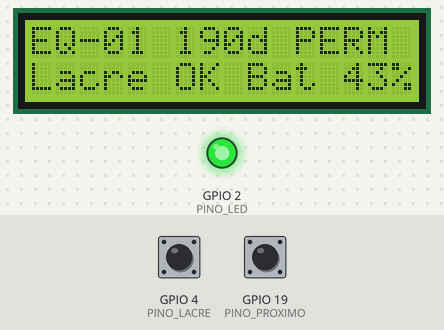
This sketch was run on a simulated ESP32. On the bench: 16×2 character LCD, output pins drawn as LEDs (lit = HIGH). The test bench sets the inputs (shaded band); at power-on: GPIO 4 (PINO_LACRE) HIGH, GPIO 19 (PINO_PROXIMO) HIGH. What the sketch prints to the serial monitor is not drawn.

Above: at 1.2 s.
1.3 s: GPIO 4 (PINO_LACRE) pulled LOW for 0.15 s
At 1.92 s:
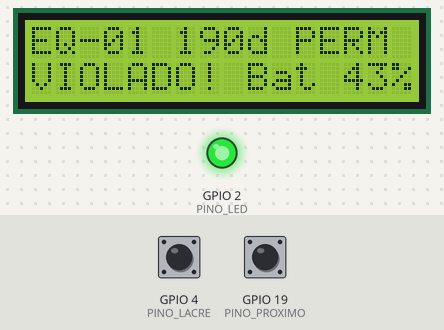
2.0 s: GPIO 19 (PINO_PROXIMO) pulled LOW for 0.15 s
At 3.2 s:
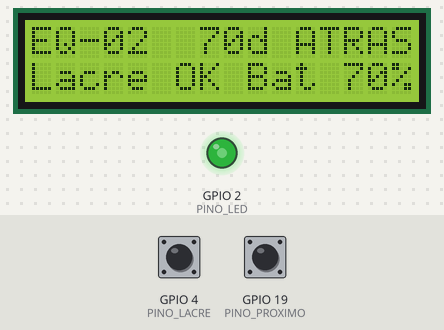
3.6 s: GPIO 4 (PINO_LACRE) pulled LOW for 1 s
At 3.87 s:
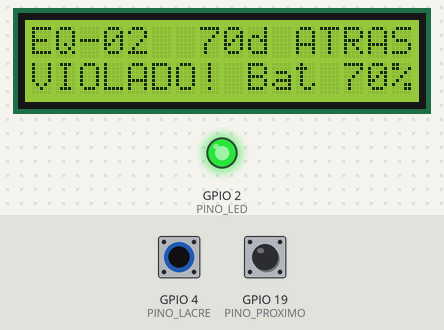
5.2 s: GPIO 19 (PINO_PROXIMO) pulled LOW for 1 s
At 6.6 s:
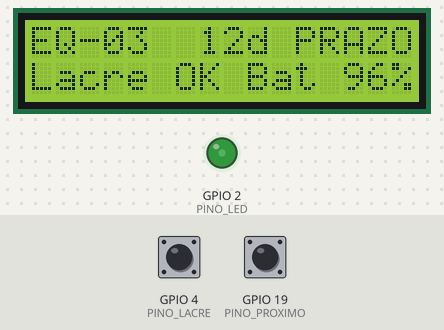
7.7 s: GPIO 4 (PINO_LACRE) pulled LOW for 0.15 s
At 7.87 s:
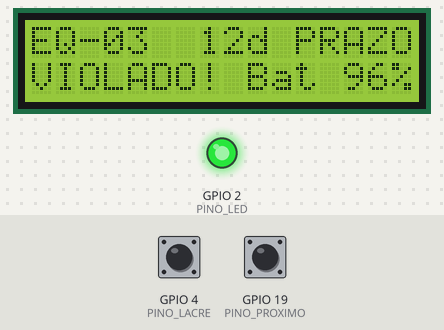
8.4 s: GPIO 19 (PINO_PROXIMO) pulled LOW for 0.15 s
At 9.0 s:
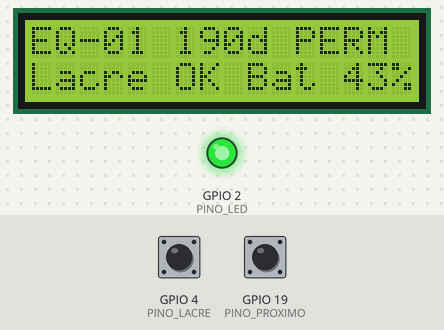
Timing chart, 0 to 11.0 s (numbered marks = the images above; inputs shaded):
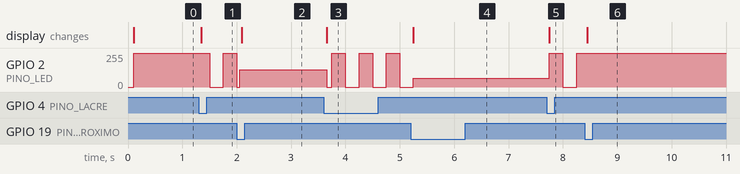

The sketch:

sketch.ino
```cpp
// Aula 07: o rastreador da Cerradinho mostra o ciclo num display I2C e
// indica a situação pelo brilho do LED de status, controlado por PWM.
// Barramento I2C: SDA no GPIO 21 e SCL no GPIO 22, com o LCD 16x2 (módulo
// PCF8574) e o acelerômetro MPU6050 da Aula 05. O setup varre o barramento e
// imprime na serial cada endereço que respondeu: é o scanner I2C da aula.
// PWM pela API do core 3.x do ESP32: ledcAttach(pino, frequência, resolução)
// e ledcWrite(pino, ciclo). As funções ledcSetup e ledcAttachPin do core 2.x
// foram removidas.
#include <Wire.h>
#include <LiquidCrystal_I2C.h>

const uint8_t ENDERECO_LCD = 0x27;      // troque pelo endereço sugerido pela IA
const int PINO_LACRE = 4;               // botão até o GND, com pull-up interno
const int PINO_PROXIMO = 19;            // botão até o GND: mostra o próximo ciclo
const int PINO_LED = 2;                 // LED de status com resistor de 220 ohms
const uint32_t PWM_FREQUENCIA_HZ = 5000;
const uint8_t PWM_RESOLUCAO_BITS = 8;   // base 256: 128 / 256 = 50%
const int LIMIAR_PERMANENCIA_DIAS = 150; // referência inicial do TAPI, configurável;
                                         // alerta só acima do limiar: 150 dias exatos não alertam
const unsigned long JANELA_DEBOUNCE_MS = 20;

// Ciclos abertos de dados/ciclos.csv na data de referência 01/10/2026:
// dias fora, prazo combinado em dias e bateria da última leitura semanal
// (dados/leituras.csv). Todos os valores são fictícios (ADR-006).
struct Ciclo {
  const char* id;
  const char* equipamento;
  int diasFora;
  int prazoDias;
  int bateriaPct;
};

const Ciclo CICLOS[] = {
  { "CI-003", "EQ-01", 190, 60, 43 },   // permanência longa
  { "CI-009", "EQ-02", 70, 30, 70 },    // atraso
  { "CI-015", "EQ-03", 12, 45, 96 },    // no prazo
};
const int TOTAL_CICLOS = sizeof(CICLOS) / sizeof(CICLOS[0]);

LiquidCrystal_I2C lcd(ENDERECO_LCD, 16, 2);

int cicloAtual = 0;
bool lacreViolado = false;
bool telaDesatualizada = true;

struct Botao {
  int pino;
  int leituraAnterior;
  int estadoEstavel;
  unsigned long ultimaMudancaMs;
};
Botao botaoLacre = { PINO_LACRE, HIGH, HIGH, 0 };
Botao botaoProximo = { PINO_PROXIMO, HIGH, HIGH, 0 };

// Debounce da Aula 02: devolve true uma vez por aperto confirmado.
bool apertou(Botao& b) {
  int leitura = digitalRead(b.pino);
  if (leitura != b.leituraAnterior) {
    b.ultimaMudancaMs = millis();
    b.leituraAnterior = leitura;
  }
  if (millis() - b.ultimaMudancaMs >= JANELA_DEBOUNCE_MS && leitura != b.estadoEstavel) {
    b.estadoEstavel = leitura;
    return leitura == LOW;
  }
  return false;
}

int varrerBarramento() {
  int encontrados = 0;
  Serial.println("Varredura I2C de 0x08 a 0x77:");
  for (uint8_t endereco = 0x08; endereco <= 0x77; endereco++) {
    Wire.beginTransmission(endereco);
    if (Wire.endTransmission() == 0) {   // 0 = o dispositivo respondeu com ACK
      Serial.printf("  dispositivo em 0x%02X\n", endereco);
      encontrados++;
    }
  }
  Serial.printf("%d dispositivo(s) encontrado(s)\n", encontrados);
  return encontrados;
}

const char* situacao(const Ciclo& c) {
  if (c.diasFora > LIMIAR_PERMANENCIA_DIAS) return "PERM";
  if (c.diasFora > c.prazoDias) return "ATRAS";
  return "PRAZO";
}

// Brilho do LED de status pela situação: quanto mais grave, maior o ciclo.
uint32_t cicloPwm(const Ciclo& c) {
  if (c.diasFora > LIMIAR_PERMANENCIA_DIAS) return 255;  // máximo do 8 bits, 99,6%
  if (c.diasFora > c.prazoDias) return 128;               // 128 / 256 = 50%
  return 64;                                              // 64 / 256 = 25%
}

void desenharTela() {
  const Ciclo& c = CICLOS[cicloAtual];
  char linha[17];                                         // 16 colunas + terminador
  snprintf(linha, sizeof(linha), "%s %3dd %-5s", c.equipamento, c.diasFora, situacao(c));
  lcd.setCursor(0, 0);
  lcd.print(linha);
  snprintf(linha, sizeof(linha), "%-8s Bat%3d%%", lacreViolado ? "VIOLADO!" : "Lacre OK", c.bateriaPct);
  lcd.setCursor(0, 1);
  lcd.print(linha);
  Serial.printf("%s | %s | PWM %lu de 255\n", c.id, situacao(c), (unsigned long)cicloPwm(c));
}

void setup() {
  Serial.begin(115200);
  pinMode(PINO_LACRE, INPUT_PULLUP);
  pinMode(PINO_PROXIMO, INPUT_PULLUP);
  ledcAttach(PINO_LED, PWM_FREQUENCIA_HZ, PWM_RESOLUCAO_BITS);

  Wire.begin();                                           // SDA 21, SCL 22
  varrerBarramento();
  Wire.beginTransmission(ENDERECO_LCD);
  if (Wire.endTransmission() != 0) {
    Serial.printf("Nada respondeu em 0x%02X. Confira o endereço com a varredura acima.\n", ENDERECO_LCD);
  }
  lcd.init();
  lcd.backlight();
}

void loop() {
  if (apertou(botaoProximo)) {
    cicloAtual = (cicloAtual + 1) % TOTAL_CICLOS;
    lacreViolado = false;
    telaDesatualizada = true;
  }
  if (apertou(botaoLacre)) {
    lacreViolado = true;
    telaDesatualizada = true;
  }
  if (telaDesatualizada) {                                // escreve só quando algo mudou
    desenharTela();
    telaDesatualizada = false;
  }

  // Violação: o LED pisca a 2 Hz em brilho máximo, sem delay().
  if (lacreViolado) {
    ledcWrite(PINO_LED, (millis() / 250) % 2 ? 255 : 0);
  } else {
    ledcWrite(PINO_LED, cicloPwm(CICLOS[cicloAtual]));
  }
}
```

Measured:
- after the input at 1.3 s, GPIO 2 (PINO_LED): 255/255 → 0/255 after 0.20 s, → 255/255 0.25 s later; the display: changes after 0.05 s (image 1)
- after the input at 2.0 s, the display: changes after 0.09 s (image 2)
- after the input at 3.6 s, GPIO 2 (PINO_LED): 128/255 → 0/255 after 0.05 s, then repeats every 0.50 s: 255/255 0.25 s, 0/255 0.25 s; the display: changes after 0.05 s (image 3)
- after the input at 5.2 s, the display: changes after 0.05 s (image 4)
- after the input at 7.7 s, GPIO 2 (PINO_LED): 64/255 → 255/255 after 0.05 s, → 0/255 0.25 s later, → 255/255 0.25 s later; the display: changes after 0.05 s (image 5)
- after the input at 8.4 s, GPIO 2 (PINO_LED): stops changing and stays 255/255; the display: changes after 0.05 s (image 6)
